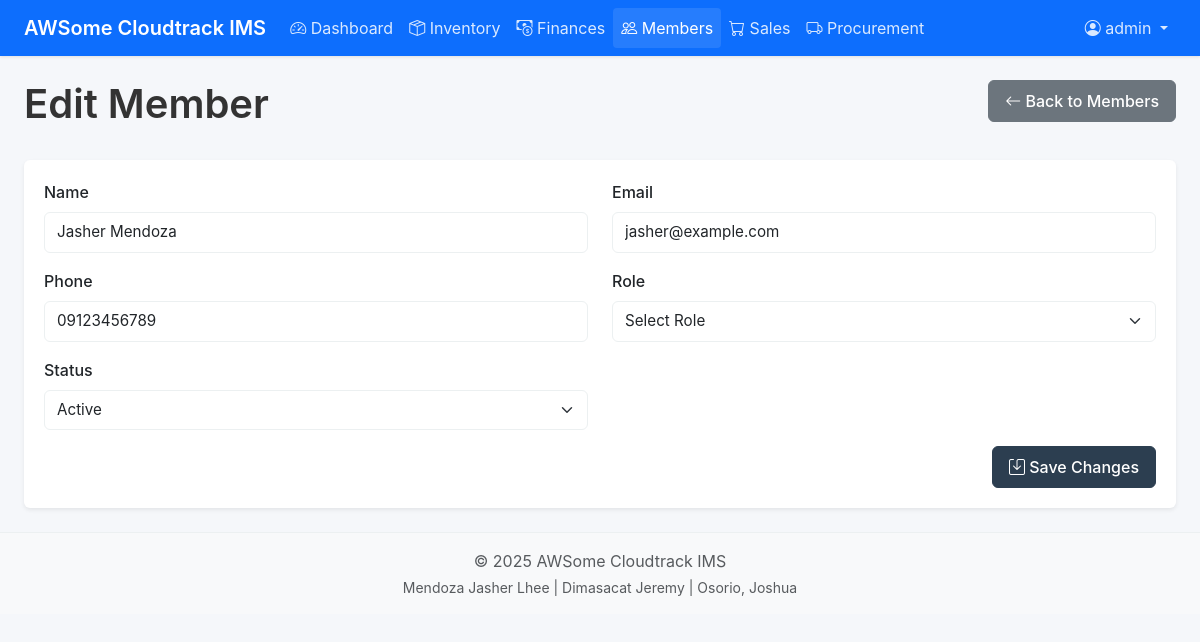
The page /members/edit-member.php?id=1 (signed in) on the database its author committed.
### tables this page shows
CREATE TABLE members (
    id INT AUTO_INCREMENT PRIMARY KEY,
    name VARCHAR(100) NOT NULL,
    email VARCHAR(100) NOT NULL,
    phone VARCHAR(20),
    role VARCHAR(50) NOT NULL,
    join_date DATE NOT NULL,
    status ENUM('active', 'inactive') NOT NULL DEFAULT 'active',
    notes TEXT,
    created_at TIMESTAMP DEFAULT CURRENT_TIMESTAMP,
    updated_at TIMESTAMP DEFAULT CURRENT_TIMESTAMP ON UPDATE CURRENT_TIMESTAMP
);

### members/edit-member.php (the view, shortened to what this page needs)
<?php
include '../includes/db_connect.php';
include '../includes/header.php';
$id = $_GET['id'];
$query = "SELECT * FROM members WHERE id = ?";
$stmt = $conn->prepare($query);
$stmt->bind_param("i", $id);
$stmt->execute();
$result = $stmt->get_result();
$member = $result->fetch_assoc();
?>
<div class="row mb-4">
    <div class="col-md-6">
        <h1>Edit Member</h1>
    </div>
    <div class="col-md-6 text-end">
        <a href="index.php" class="btn btn-secondary">
            <i class="bi bi-arrow-left"></i> Back to Members
        </a>
    </div>
</div>
<div class="card border-0 shadow-sm">
    <div class="card-body">
        <form method="POST" action="">
            <div class="row">
                <div class="col-md-6 mb-3">
                    <label for="name" class="form-label">Name</label>
                    <input type="text" class="form-control" id="name" name="name" value="<?php echo htmlspecialchars($member['name']); ?>" required>
                </div>
                <div class="col-md-6 mb-3">
                    <label for="email" class="form-label">Email</label>
                    <input type="email" class="form-control" id="email" name="email" value="<?php echo htmlspecialchars($member['email']); ?>" required>
                </div>
            </div>
            <div class="row">
                <div class="col-md-6 mb-3">
                    <label for="phone" class="form-label">Phone</label>
                    <input type="tel" class="form-control" id="phone" name="phone" value="<?php echo htmlspecialchars($member['phone']); ?>" required>
                </div>
                <div class="col-md-6 mb-3">
                    <label for="role" class="form-label">Role</label>
                    <select class="form-select" id="role" name="role" required>
                        <option value="">Select Role</option>
                    </select>
                </div>
            </div>
            <div class="row">
                <div class="col-md-6 mb-3">
                    <label for="status" class="form-label">Status</label>
                    <select class="form-select" id="status" name="status" required>
                        <option value="active" <?php echo $member['status'] == 'active' ? 'selected' : ''; ?>>Active</option>
                    </select>
                </div>
            </div>
            <div class="text-end">
                <button type="submit" class="btn btn-primary">
                    <i class="bi bi-save"></i> Save Changes
                </button>
            </div>
        </form>
    </div>
</div>
<?php include '../includes/footer.php'; ?>

### assets/css/style.css (style rules this page uses)
:root { --primary: #2c3e50; --secondary: #34495e; --success: #27ae60; --danger: #e74c3c; --warning: #f39c12; --info: #3498db; --light: #f8f9fa; --dark: #212529; --gray: #6c757d; --gray-light: #ecf0f1; --body-bg: #f5f7fa; }
body { font-family: -apple-system, BlinkMacSystemFont, "Segoe UI", Roboto, Oxygen, Ubuntu, Cantarell, "Open Sans", "Helvetica Neue", sans-serif; background-color: var(--body-bg); color: #333; line-height: 1.5; }
h1, h2, h3, h4, h5, h6 { font-weight: 600; margin-bottom: 0.5rem; }
.card { border: none; border-radius: 0.375rem; box-shadow: 0 1px 3px rgba(0, 0, 0, 0.1); margin-bottom: 1.5rem; }
.card-body { padding: 1.25rem; }
.form-control, .form-select { padding: 0.5rem 0.75rem; border-radius: 0.375rem; border: 1px solid var(--gray-light); font-size: 0.95rem; }
.form-label { font-weight: 500; margin-bottom: 0.5rem; }
.btn { padding: 0.5rem 1rem; border-radius: 0.375rem; font-weight: 500; }
.btn-primary { background-color: var(--primary); border-color: var(--primary); }

### rows shown on the page
members: name "Jasher Mendoza", email "jasher@example.com", phone "09123456789", status "Active"

### other values the page prints
$_SESSION['username'] "admin"
